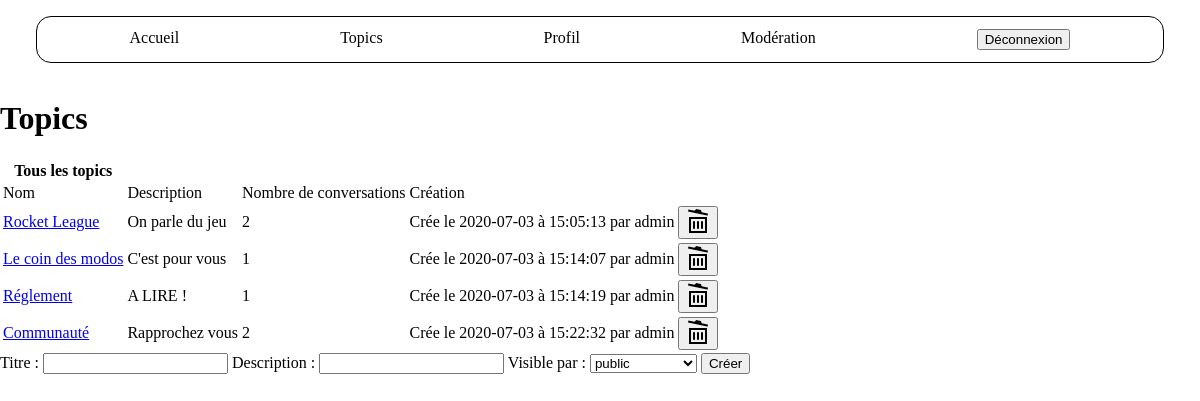
Screenshot of /topic.php (signed in) with the database file from the repository.
### tables this page shows
CREATE TABLE IF NOT EXISTS `topics` (
  `id` int(11) NOT NULL AUTO_INCREMENT,
  `id_utilisateur` int(11) NOT NULL,
  `titre` varchar(140) NOT NULL,
  `description` varchar(255) NOT NULL,
  `id_confidentialite` int(11) NOT NULL,
  `date` datetime NOT NULL DEFAULT current_timestamp(),
  PRIMARY KEY (`id`)
);

CREATE TABLE IF NOT EXISTS `utilisateurs` (
  `id` int(11) NOT NULL AUTO_INCREMENT,
  `login` varchar(80) NOT NULL,
  `mdp` varchar(80) NOT NULL,
  `nom` varchar(255) NOT NULL,
  `prenom` varchar(255) NOT NULL,
  `mail` varchar(255) NOT NULL,
  `avatar` varchar(255) DEFAULT NULL,
  `id_confidentialite` int(11) NOT NULL DEFAULT 2,
  PRIMARY KEY (`id`)
);

### include/php_topic.php (called while the page is built, shortened)
<?php
    require_once 'fonctions/fonction_global.php';
    require_once 'fonctions/fonction_topic.php';
    $connexionbdd = connexionbdd();
    $requete_rang = "SELECT * FROM confidentialite";
    $query_rang = mysqli_query($connexionbdd, $requete_rang);
            if(isset($_SESSION["id_confidentialite"]) && ($_SESSION["id_confidentialite"]==3 || $_SESSION["id_confidentialite"]==4))
                {
                    $requete_topic = "SELECT * FROM utilisateurs INNER JOIN topics ON topics.id_utilisateur=utilisateurs.id";
                }
    $query_topic = mysqli_query($connexionbdd, $requete_topic);
    $topics= mysqli_fetch_all($query_topic, MYSQLI_ASSOC);
?>

### topic.php (the view, shortened to what this page needs)
<?php
    include 'include/php_topic.php';
?>
<!DOCTYPE html>
<html>
<head>
    <link rel="stylesheet" href="css/style.css"/>
</head>
<body>
    <header>
        <?php include 'include/header.php';?>
    </header>
    <main>
        <h1>Topics</h1>
        <table>
            <thead>
                <tr>
                    <th>Tous les topics</th>
                </tr>
            </thead>
            <tbody>
                <tr>
                    <td>Nom</td>
                    <td>Description</td>
                    <td>Nombre de conversations</td>
                    <td>Création</td>
                </tr>
                <?php
                    foreach($topics as $nbtopic => $info_topic)
                        {
                            ?>
                            <tr>
                                <td><a href="conversation.php?id_topic=<?php echo $info_topic["id"];?>"><?php echo $info_topic["titre"];?></a></td>
                                <td><?php echo $info_topic["description"];?></td>
                                <?php count_conv($info_topic);?>
                                <td><?php date_topic($info_topic);?> par <?php echo$info_topic["login"];?></td>
                                <?php suppressiontopic($info_topic);?>
                            </tr>
                            <?php
                        }
                ?>
            </tbody>
        </table>
        <?php
            form_topic($rang);
                ?>
    </main>
</body>
</html>

### fonctions/fonction_topic.php
<?php
function count_conv($info_topic)
    {
        $id = $info_topic["id"];
        $connexionbdd = connexionbdd();
        $requete_conv = "SELECT COUNT(id) FROM conversations WHERE id_topic=$id";
        $query_conv = mysqli_query($connexionbdd, $requete_conv);
        $count_conv = mysqli_fetch_all($query_conv, MYSQLI_ASSOC);
        ?>
            <td><?php echo $count_conv[0]["COUNT(id)"];?></td>
        <?php
        return $count_conv;
    }
function date_topic($info_topic)
    {
        $date = explode(" ", $info_topic["date"]);
        $jour = $date[0];
        $heure = $date[1];
        echo "Crée le " . $jour . " à " . $heure;
    }
function form_topic($rang)
    {
        if(isset($_SESSION["id_confidentialite"]) && ($_SESSION["id_confidentialite"]==3 || $_SESSION["id_confidentialite"]==4))
                {
                    ?>
                    <form action="topic.php" method="POST">
                        <label for="titre">Titre :</label>
                        <input type="text" id="titre" name="titre" required>
                        <label for="description" >Description :</label>
                        <input type="text" id="description" name="description" required>
                        <label for="acces">Visible par :</label>
                        <select name="acces" id="acces" required>
                        <?php
                            foreach($rang as $role => $info_rang)
                                {
                                    ?>
                                    <option value="<?php echo $info_rang["id"];?>"><?php echo $info_rang["rang"];?></option>
                                    <?php
                                }
                        ?>
                        </select>
                        <input type="submit" name="ajout_topic" value="Créer">
                    </form>
                    <?php
                }
    }
function suppressiontopic($info_topic)
    {
        if(isset($_SESSION["id_confidentialite"]) && $_SESSION["id_confidentialite"]==4)
            {
                ?>
                <td><button><a href="include/suppression.php?sup_topic=<?php echo $info_topic["id"];?>" onclick="return confirm('Supprimer : <?=$info_topic['titre'];?> ?')"><img src="image/trash.png" alt="logo poubelle"></a></button></td>
                <?php
            }
    }
?>

### css/style.css (style rules this page uses)
html { margin: 0; height: 100%; }
body { display: flex; flex-direction: column; margin: 0; height: 100%; }

### rows the page displays
topics: titre "Rocket League", description "On parle du jeu", COUNT "2", date "2020-07-03", date "15:05:13", id_utilisateur.login "admin"
topics: titre "Le coin des modos", description "C'est pour vous", COUNT "1", date "2020-07-03", date "15:14:07", id_utilisateur.login "admin"
topics: titre "Réglement", description "A LIRE !", COUNT "1", date "2020-07-03", date "15:14:19", id_utilisateur.login "admin"
topics: titre "Communauté", description "Rapprochez vous", COUNT "2", date "2020-07-03", date "15:22:32", id_utilisateur.login "admin"

### other values shown
form field acces "public"
